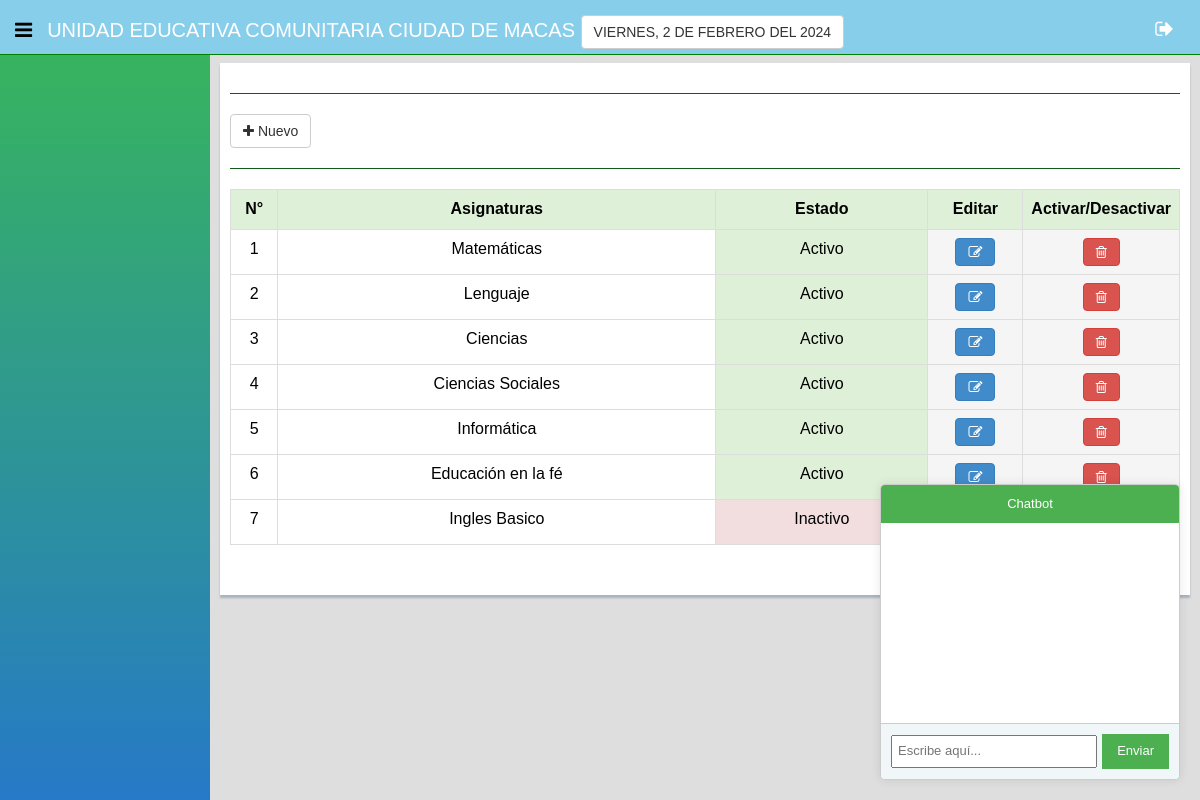
The page /asignatura/mostrar.php (signed in) on the database as committed earlier.
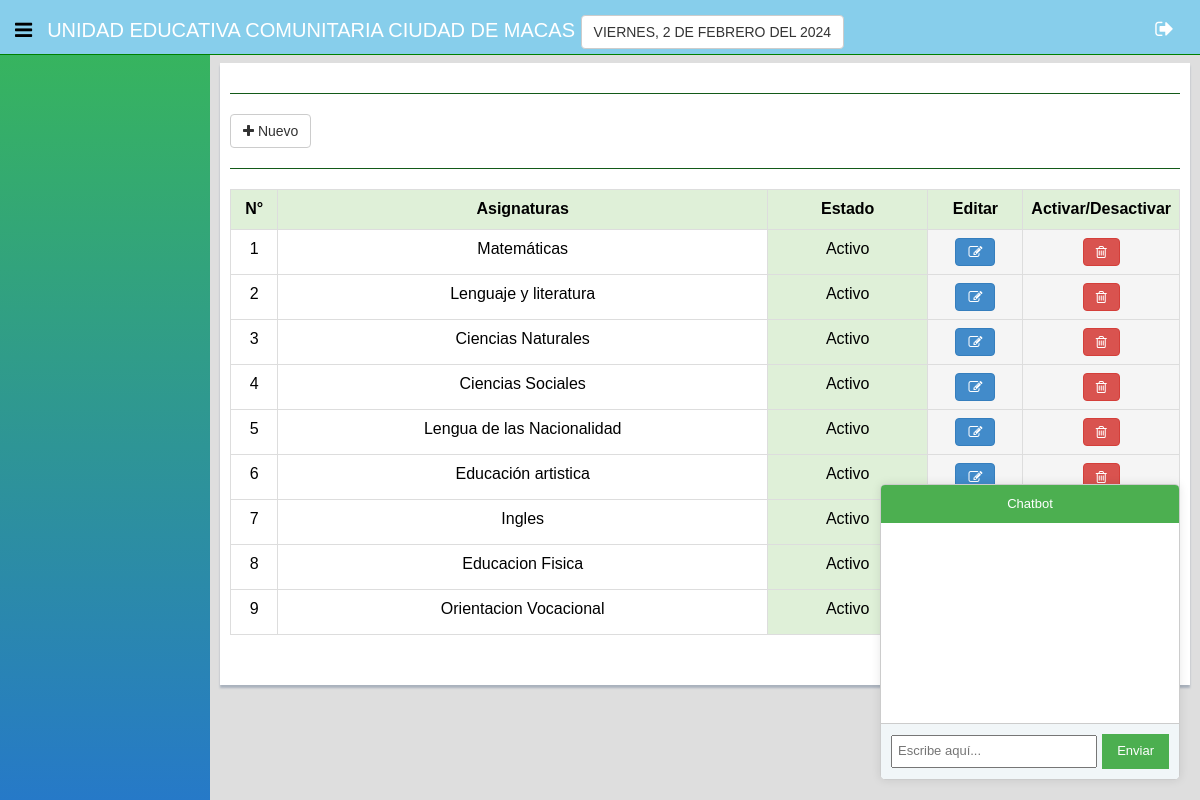
The same page on the database as committed later.
### tables this page shows
CREATE TABLE `asignatura` (
  `idasignatura` int(11) NOT NULL AUTO_INCREMENT,
  `nombre` varchar(45) NOT NULL,
  `idestado` int(11) NOT NULL,
  PRIMARY KEY (`idasignatura`)
);

CREATE TABLE `estado` (
  `idestado` int(11) NOT NULL AUTO_INCREMENT,
  `nombre` varchar(25) DEFAULT NULL,
  PRIMARY KEY (`idestado`)
);

### asignatura/mostrar.php (the view, shortened to what this page needs)
<?php
    include("../menu/principal.php");
    $connection = conexion();
    $sql = "SELECT asignatura.*, estado.nombre as estado FROM asignatura inner join estado on asignatura.idestado=estado.idestado ORDER BY asignatura.idasignatura ASC";
    $query = $connection->prepare($sql);
    $query->execute();
    $model = array();
    while($rows = $query->fetch())
    {
        $model[] = $rows;
    }
?>
<div class="form-panel"><hr>
<button type="button" class="btn btn-default tooltips" data-toggle="modal" data-target="#modal_asignatura" data-placement="right" data-original-title="Agrega nueva asignatura"><i class="fa fa-plus"></i>&nbsp;Nuevo</button>
<hr>
<center>
<div class="table table-responsive">
<table class="table table-stripped table-bordered table-hover">
<tr class="success">
<th width='5%'  style="text-align: center;">N°</th>
<th  style="text-align: center;">Asignaturas</th>
<th  style="text-align: center;">Estado</th>
<th  style="text-align: center;">Editar</th>
<th  style="text-align: center;">Activar/Desactivar</th>
</tr>
<?php
foreach($model as $row){
      echo "<tr align='center'>";
      echo "<td>".$row['idasignatura']."</td>";
      echo "<td align='center'>".$row['nombre']."</td>";
      $esta = $row['estado'];
        if ($esta =='Activo'){
          echo "<td class='success'>$esta</td>";
        }elseif ($esta =='Inactivo'){
           echo "<td class='danger'>$esta</td>";
        }
          echo "<td align='center' width='10%' class='active'><a class='btn btn-primary btn-xs;' data-toggle='modal' data-target='#modal_update' onclick='editar(".$row['idasignatura'].");''><i style='color:white;' class='fa fa-edit'></a></i></td>";
          if ($esta =='Inactivo' ) {
            echo "<td align='center' width='10%' class='active'><button class='btn btn-success btn-xs;' data-toggle='modal' data-target='#modal_verde' onclick='activar(".$row['idasignatura'].");''><i class='fa fa-check-circle'></i></button></td>";
          }elseif ($esta =='Activo'){
          echo "<td align='center' width='10%' class='active'><button class='btn btn-danger btn-xs;' data-toggle='modal' data-target='#modal_rojo' onclick='desactivar(".$row['idasignatura'].");''><i class='fa fa-trash-o'></i></button></td>";
          }
      ?>
      <?php
}
?>
</table>
</div>
</center>
</div>
  <?php
  include("../menu/footer.php")
?>
  </body>
</html>

### menu/principal.php (shortened to what this page needs)
<!DOCTYPE html>
<html>
<head>
  <link rel="stylesheet" type="text/css" href="../bootstrap/css/bootstrap.min.css">
  <link rel="stylesheet" href="../menu/styles.css">
    <link href="../bootstrap/lib/bootstrap.css" rel="stylesheet">
    <link href="../bootstrap/assets/font-awesome/css/font-awesome.css" rel="stylesheet">
    <link rel="stylesheet" type="text/css" href="../bootstrap/lib/style.css">
    <link href="../bootstrap/lib/estilos.css" rel="stylesheet">
    <link href="../bootstrap/lib/style-responsive.css" rel="stylesheet">
    <link href="../bootstrap/lib/nanoscroller.css" rel="stylesheet">
    <link rel="stylesheet" href="../img/galeria.css">
    <link rel="stylesheet" type="text/css" href="../bootstrap/css/estilos.css">
    </head>
    <body>
      <section id="container" class="">
      <header class="header black-bg">
              <div class="sidebar-toggle-box">
                  <div class="fa fa-bars tooltips" data-placement="right" data-original-title="Cambiar de Navegación."></div>
              </div>
            <a href="#" class="logo ">UNIDAD EDUCATIVA COMUNITARIA CIUDAD DE MACAS
              <li class="btn btn-default">
</li></a>
<div class="top-menu">
  <ul class="nav pull-right top-menu">
        <a href="../recuperar/cerrar.php" class="logo">
          <i class="fa fa-sign-out tooltips" data-placement="left" data-original-title="Salir.">
          </i>&nbsp;&nbsp;
        </a>
        </ul>
        </div>
        </header>
      <aside>
          <div id="sidebar" class="nav-collapse " tabindex="5000" style="overflow: hidden; outline: none; margin-left: 0px; background: linear-gradient(to bottom, #38B857, #2679C8); ">
          </div>
      </aside>
      <section id="main-content" style="margin-left: 210px;">
		<section class="wrapper contenido">
</section>
<div class="chat-container">
        <div class="chat-header" onclick="toggleChat()">Chatbot</div>
        <div class="chat-box" id="chat-box"></div>
        <div class="chat-input">
            <input type="text" id="user-input" placeholder="Escribe aquí..." autocomplete="off">
            <button onclick="sendMessage()">Enviar</button>
        </div>
</div>

### menu/footer.php (shortened to what this page needs)
		</section>
    </section>
</body>
</html>

### menu/styles.css (style rules this page uses)
.chat-container { position: fixed; bottom: 0; right: 20px; width: 300px; background-color: #735bf8; border: 1px solid #0d0d0e; border-radius: 5px; overflow: hidden; transition: height 0.3s ease-in-out; }
.chat-header { background-color: #f0f0f0; padding: 10px; cursor: pointer; user-select: none; }
.chat-box { height: 300px; overflow-y: scroll; padding: 10px; }
.chat-input { display: flex; align-items: center; padding: 10px; background-color: #f1f6f8; }
.chat-input input[type="text"] { flex: 1; margin-right: 10px; }
.chat-input button { padding: 8px 15px; background-color: #4CAF50; border: none; color: white; cursor: pointer; }

### menu/principal.php (style rules this page uses)
.chat-container { position: fixed; bottom: 20px; right: 20px; z-index: 999; background-color: #fff; border: 1px solid #ccc; box-shadow: 0 0 10px rgba(0, 0, 0, 0.1); }
.chat-header { cursor: pointer; background-color: #4CAF50; color: #fff; padding: 10px; text-align: center; }
.chat-box { max-height: 200px; overflow-y: auto; padding: 10px; }
.chat-input { padding: 10px; display: flex; justify-content: space-between; align-items: center; border-top: 1px solid #ccc; }
#user-input { flex: 1; padding: 5px; margin-right: 5px; }
button { padding: 5px 10px; background-color: #4CAF50; color: #fff; border: none; cursor: pointer; }

Rows that differ between the two databases and show on the page:
changed asignatura id 2: nombre "Lenguaje" → "Lenguaje y literatura"
changed asignatura id 3: nombre "Ciencias" → "Ciencias Naturales"
changed asignatura id 5: nombre "Informática" → "Lengua de las Nacionalidad"
changed asignatura id 6: nombre "Educación en la fé" → "Educación artistica"
changed asignatura id 7: nombre "Ingles Basico" → "Ingles"; idestado.nombre "Inactivo" → "Activo"
added asignatura: idasignatura "8", nombre "Educacion Fisica", idestado.nombre "Activo"
added asignatura: idasignatura "9", nombre "Orientacion Vocacional", idestado.nombre "Activo"
